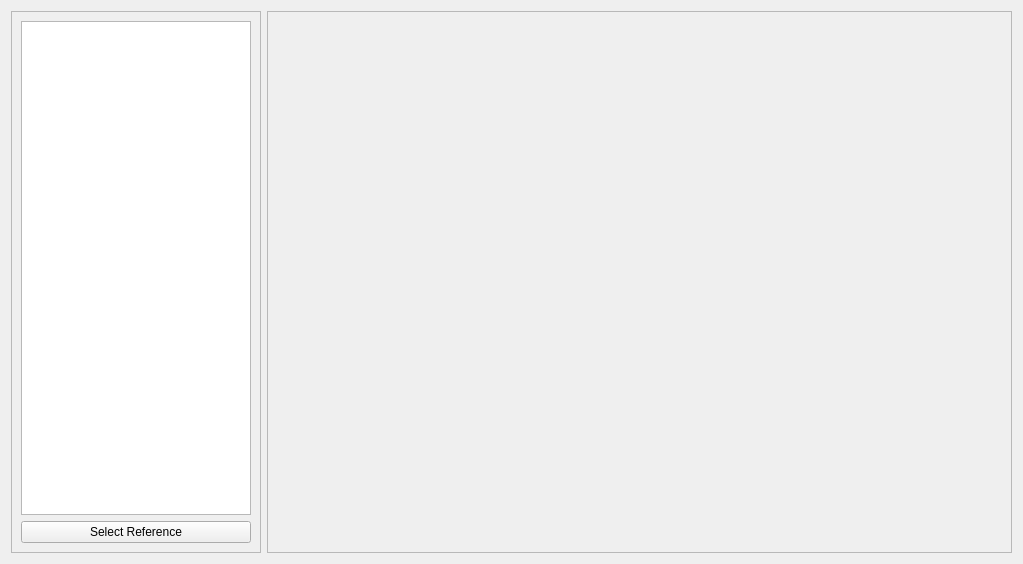
<?xml version="1.0" encoding="UTF-8"?>
<ui version="4.0">
 <class>PredictionAnalysisWidget</class>
 <widget class="QWidget" name="PredictionAnalysisWidget">
  <property name="geometry">
   <rect>
    <x>0</x>
    <y>0</y>
    <width>1023</width>
    <height>564</height>
   </rect>
  </property>
  <property name="windowTitle">
   <string>Prediction Analysis</string>
  </property>
  <layout class="QHBoxLayout" name="horizontalLayout">
   <item>
    <widget class="QFrame" name="frame">
     <property name="maximumSize">
      <size>
       <width>250</width>
       <height>16777215</height>
      </size>
     </property>
     <property name="baseSize">
      <size>
       <width>0</width>
       <height>0</height>
      </size>
     </property>
     <property name="frameShape">
      <enum>QFrame::NoFrame</enum>
     </property>
     <property name="frameShadow">
      <enum>QFrame::Raised</enum>
     </property>
     <layout class="QVBoxLayout" name="verticalLayout">
      <property name="leftMargin">
       <number>0</number>
      </property>
      <property name="topMargin">
       <number>0</number>
      </property>
      <property name="rightMargin">
       <number>0</number>
      </property>
      <property name="bottomMargin">
       <number>0</number>
      </property>
      <item>
       <widget class="QFrame" name="frame_5">
        <property name="maximumSize">
         <size>
          <width>400</width>
          <height>16777215</height>
         </size>
        </property>
        <property name="frameShape">
         <enum>QFrame::StyledPanel</enum>
        </property>
        <property name="frameShadow">
         <enum>QFrame::Raised</enum>
        </property>
        <layout class="QFormLayout" name="formLayout">
         <item row="0" column="0" colspan="2">
          <widget class="QListView" name="listPredictions">
           <property name="sizePolicy">
            <sizepolicy hsizetype="Preferred" vsizetype="Expanding">
             <horstretch>0</horstretch>
             <verstretch>0</verstretch>
            </sizepolicy>
           </property>
           <property name="maximumSize">
            <size>
             <width>400</width>
             <height>16777215</height>
            </size>
           </property>
           <property name="editTriggers">
            <set>QAbstractItemView::NoEditTriggers</set>
           </property>
           <property name="selectionMode">
            <enum>QAbstractItemView::NoSelection</enum>
           </property>
           <property name="selectionBehavior">
            <enum>QAbstractItemView::SelectRows</enum>
           </property>
          </widget>
         </item>
         <item row="1" column="0" colspan="2">
          <widget class="QPushButton" name="buttonReference">
           <property name="enabled">
            <bool>true</bool>
           </property>
           <property name="text">
            <string>Select Reference</string>
           </property>
          </widget>
         </item>
        </layout>
       </widget>
      </item>
     </layout>
    </widget>
   </item>
   <item>
    <widget class="QFrame" name="frame_2">
     <property name="sizePolicy">
      <sizepolicy hsizetype="Expanding" vsizetype="Preferred">
       <horstretch>0</horstretch>
       <verstretch>0</verstretch>
      </sizepolicy>
     </property>
     <property name="frameShape">
      <enum>QFrame::NoFrame</enum>
     </property>
     <property name="frameShadow">
      <enum>QFrame::Raised</enum>
     </property>
     <layout class="QVBoxLayout" name="verticalLayout_3">
      <property name="leftMargin">
       <number>0</number>
      </property>
      <property name="topMargin">
       <number>0</number>
      </property>
      <property name="rightMargin">
       <number>0</number>
      </property>
      <property name="bottomMargin">
       <number>0</number>
      </property>
      <item>
       <widget class="QFrame" name="frame_3">
        <property name="sizePolicy">
         <sizepolicy hsizetype="Expanding" vsizetype="Preferred">
          <horstretch>0</horstretch>
          <verstretch>0</verstretch>
         </sizepolicy>
        </property>
        <property name="frameShape">
         <enum>QFrame::StyledPanel</enum>
        </property>
        <property name="frameShadow">
         <enum>QFrame::Raised</enum>
        </property>
        <layout class="QVBoxLayout" name="verticalLayout_2">
         <item>
          <widget class="GraphicsLayoutWidget" name="widget" native="true"/>
         </item>
        </layout>
       </widget>
      </item>
     </layout>
    </widget>
   </item>
  </layout>
  <action name="actionClear_Buffer">
   <property name="text">
    <string>&amp;Clear Buffer</string>
   </property>
   <property name="toolTip">
    <string>Clear buffered predictions</string>
   </property>
  </action>
  <action name="actionExport_Predictions">
   <property name="text">
    <string>&amp;Export Predictions</string>
   </property>
   <property name="toolTip">
    <string>Export predictions to parquet format</string>
   </property>
  </action>
  <action name="actionExit">
   <property name="text">
    <string>&amp;Exit</string>
   </property>
  </action>
  <action name="actionImport_Predictions">
   <property name="text">
    <string>Import Predictions</string>
   </property>
   <property name="toolTip">
    <string>Import Predictions from Pandas Dataframe</string>
   </property>
  </action>
 </widget>
 <customwidgets>
  <customwidget>
   <class>GraphicsLayoutWidget</class>
   <extends>QWidget</extends>
   <header>pyqtgraph.h</header>
   <container>1</container>
  </customwidget>
 </customwidgets>
 <resources/>
 <connections/>
</ui>
